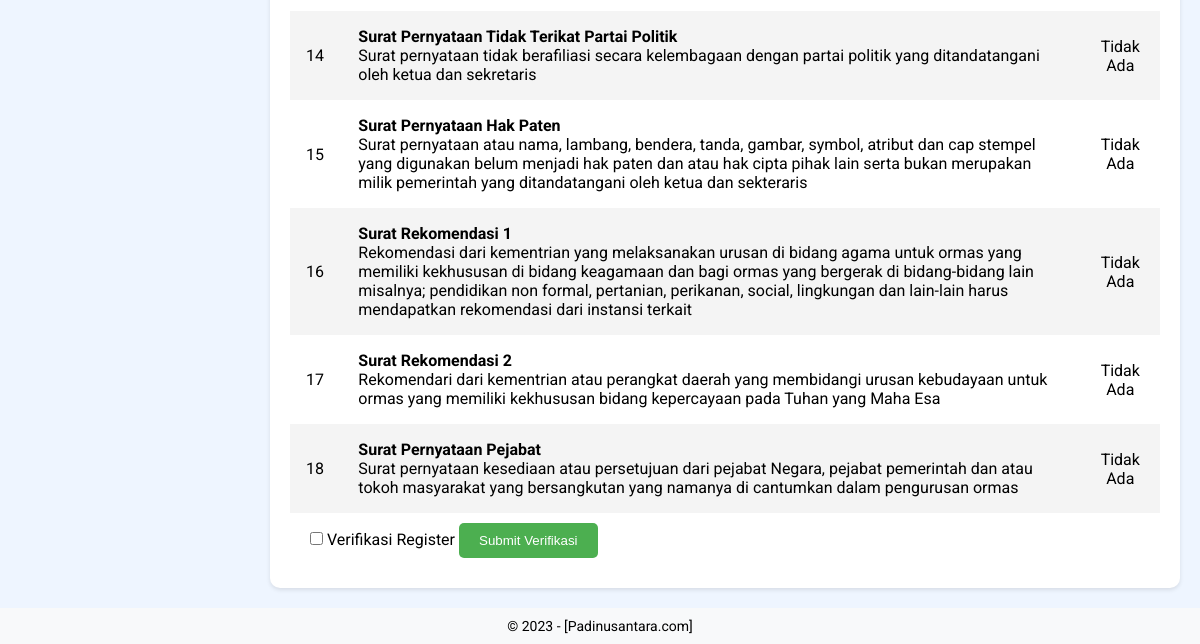
Page /staff/view/9e3d648f-d099-49b3-b298-d9fa4384c57c/ (signed in, lower part) on the earlier database version.
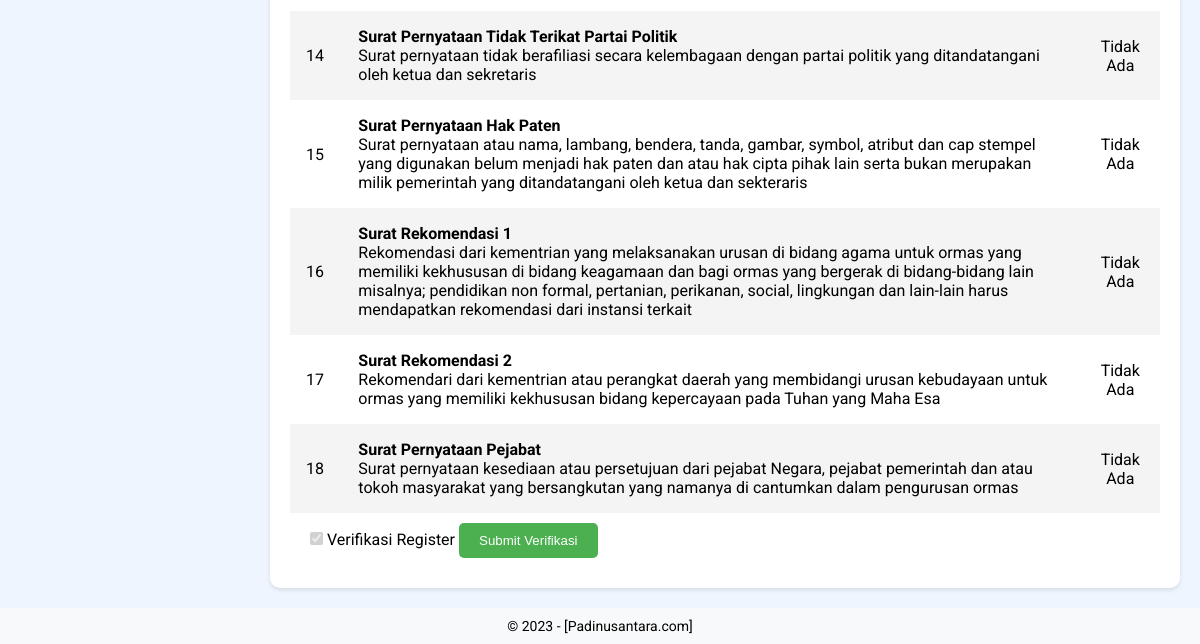
Same page on the later database version.
### modelform/models.py (models this page shows, shortened)
class Register(models.Model):
    id = models.UUIDField(primary_key=True, default=uuid.uuid4, editable=False)
    author = models.ForeignKey(User, on_delete=models.CASCADE, null=True, blank=True)
    nama_organisasi = models.CharField(max_length=255)
    register = models.CharField(max_length=10, unique=True, editable=False)
    created_at = models.DateTimeField(auto_now_add=True)
    logo = models.ImageField(upload_to=logo, blank=False, null=True, validators=[validate_file_size])
    is_completed = models.BooleanField(default=False)
    is_verified = models.BooleanField(default=False)  # Field untuk status verifikasi
    verified_at = models.DateTimeField(null=True, blank=True)  # Tanggal dan waktu verifikasi

### accounts/viewsStaff.py (the view)
# urls.py: path('staff/view/<uuid:register_id>/', viewsStaff.view_pengajuan, name='view_pengajuan'),
@user_passes_test(is_staff)
def view_pengajuan(request, register_id):
    register = get_object_or_404(Register, id=register_id)
    pemohon = Pemohon.objects.filter(register=register).first()
    pengurus = Pengurus.objects.filter(register=register).first()
    organisasi = Organisasi.objects.filter(register=register).first()
    dokumen = Dokumen.objects.filter(register=register).first()
    surat_permohonan_skt = pemohon.surat_permohonan_skt if pemohon else None
    if request.method == "POST":
        if not register.is_verified:
            register.verify()
            messages.success(request, "Dokumen telah berhasil diverifikasi.")
        else:
            messages.error(request, "Dokumen telah diverifikasi sebelumnya.")
    context = {
        'register': register,
        'pemohon': pemohon,
        'pengurus': pengurus,
        'organisasi': organisasi,
        'dokumen': dokumen,
        'surat_permohonan_skt': surat_permohonan_skt
    }
    return render(request, 'dashboard/view_pengajuan.html', context)

### accounts/context_processors.py (called while the page is built)
def versioned_static(request):
    version = 'v1.x'  # Increment this version number
    return {
        'STATIC_VERSION': version,
    }

### accounts/models.py (called while the page is built)
    def __str__(self):
        return self.username

### accounts/viewsStaff.py (called while the page is built)
def is_staff(user):
    return user.is_authenticated and user.is_staff

### templates/dashboard/view_pengajuan.html (shortened to what the changed rows need)
{% extends 'dashboard/base.html' %}
{% load static %}
{% block content %}
<main class="main-content">
<section class="main-section">
    <div class="verifikasi">
        <form method="POST" action="{% url 'view_pengajuan' register.id %}">
            <label>
                <input type="checkbox" name="view_pengajuan" id="verifikasiCheckbox" {% if register.is_verified %}checked disabled{% endif %}>
                Verifikasi Register
            </label>
        </form>
    </div>
</div>
{% endblock %}

Differences in the rows shown:
changed Register: is_verified "☐" → "☑"
